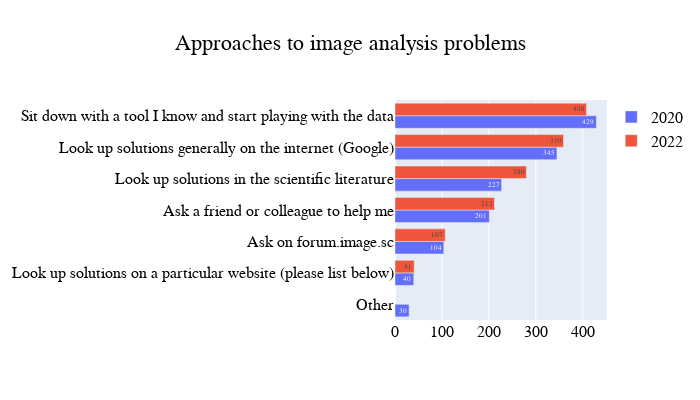

Notebook source saved alongside this figure:
### Code cell
#Comparing - approaches to image analysis problems 
sol_21_22 = go.Figure()

sol_21_22.add_trace(go.Bar(name=2020, y= sol_2020_df['index'], x=sol_2020_df['counts'], text=sol_2020_df['counts'], orientation='h'))
sol_21_22.add_trace(go.Bar(name=2022, y=sol_2022_df.index, x=sol_2022_df['counts'], text=sol_2022_df['counts'], orientation='h'))
sol_21_22.update_layout(title = 'Approaches to image analysis problems', title_x=0.5, width=700, height=400, font=dict(family='Helvetica', color="Black", size=16), legend=dict(title_font_family = 'Helvetica', font=dict(size=16, color="Black")))
sol_21_22.update_yaxes(categoryorder='total ascending')

### Figure 1 — Plotly figure (JSON) as saved in the notebook; plotly's stock layout.template omitted (floating-point values rounded to 4 significant figures)
{"data": [{"name": "2020", "orientation": "h", "text": [40, 104, 227, 201, 429, 345, 30], "type": "bar", "x": [40, 104, 227, 201, 429, 345, 30], "y": ["Look up solutions on a particular website (please list below)", "Ask on forum.image.sc", "Look up solutions in the scientific literature", "Ask a friend or colleague to help me", "Sit down with a tool I know and start playing with the data", "Look up solutions generally on the internet (Google)", "Other"]}, {"name": "2022", "orientation": "h", "text": [408, 359, 280, 212, 41, 107], "type": "bar", "x": [408, 359, 280, 212, 41, 107], "y": ["Sit down with a tool I know and start playing with the data", "Look up solutions generally on the internet (Google)", "Look up solutions in the scientific literature", "Ask a friend or colleague to help me", "Look up solutions on a particular website (please list below)", "Ask on forum.image.sc"]}], "layout": {"font": {"color": "Black", "family": "Helvetica", "size": 16}, "height": 400, "legend": {"font": {"color": "Black", "size": 16}, "title": {"font": {"family": "Helvetica"}}}, "title": {"text": "Approaches to image analysis problems", "x": 0.5}, "width": 700, "yaxis": {"categoryorder": "total ascending"}}}
